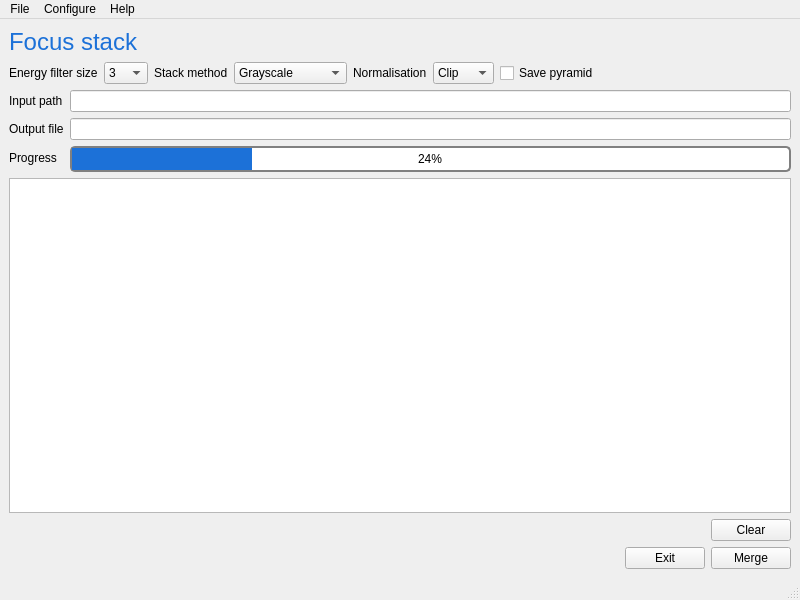
<?xml version="1.0" encoding="UTF-8"?>
<ui version="4.0">
 <class>MainWindow</class>
 <widget class="QMainWindow" name="MainWindow">
  <property name="geometry">
   <rect>
    <x>0</x>
    <y>0</y>
    <width>800</width>
    <height>600</height>
   </rect>
  </property>
  <property name="windowTitle">
   <string>Pyramid focus stacker</string>
  </property>
  <widget class="QWidget" name="centralwidget">
   <layout class="QVBoxLayout" name="verticalLayout">
    <item>
     <layout class="QHBoxLayout" name="horizontalLayout">
      <item>
       <widget class="QLabel" name="label">
        <property name="text">
         <string>&lt;html&gt;&lt;head/&gt;&lt;body&gt;&lt;p&gt;&lt;span style=&quot; font-size:18pt; color:#1c71d8;&quot;&gt;Focus stack&lt;/span&gt;&lt;/p&gt;&lt;/body&gt;&lt;/html&gt;</string>
        </property>
       </widget>
      </item>
      <item>
       <spacer name="horizontalSpacer">
        <property name="orientation">
         <enum>Qt::Horizontal</enum>
        </property>
        <property name="sizeHint" stdset="0">
         <size>
          <width>578</width>
          <height>20</height>
         </size>
        </property>
       </spacer>
      </item>
     </layout>
    </item>
    <item>
     <layout class="QHBoxLayout" name="horizontalLayout_2">
      <item>
       <widget class="QLabel" name="label_2">
        <property name="text">
         <string>Energy filter size</string>
        </property>
       </widget>
      </item>
      <item>
       <widget class="QComboBox" name="comboBox">
        <item>
         <property name="text">
          <string>3</string>
         </property>
        </item>
        <item>
         <property name="text">
          <string>5</string>
         </property>
        </item>
        <item>
         <property name="text">
          <string>7</string>
         </property>
        </item>
        <item>
         <property name="text">
          <string>9</string>
         </property>
        </item>
        <item>
         <property name="text">
          <string>11</string>
         </property>
        </item>
       </widget>
      </item>
      <item>
       <widget class="QLabel" name="label_6">
        <property name="text">
         <string>Stack method</string>
        </property>
       </widget>
      </item>
      <item>
       <widget class="QComboBox" name="comboBox_2">
        <item>
         <property name="text">
          <string>Grayscale</string>
         </property>
        </item>
        <item>
         <property name="text">
          <string>Colour channel</string>
         </property>
        </item>
       </widget>
      </item>
      <item>
       <widget class="QLabel" name="label_7">
        <property name="text">
         <string>Normalisation</string>
        </property>
       </widget>
      </item>
      <item>
       <widget class="QComboBox" name="comboBox_3">
        <item>
         <property name="text">
          <string>Clip</string>
         </property>
        </item>
        <item>
         <property name="text">
          <string>Scale</string>
         </property>
        </item>
       </widget>
      </item>
      <item>
       <widget class="QCheckBox" name="checkBox">
        <property name="text">
         <string>Save pyramid</string>
        </property>
       </widget>
      </item>
      <item>
       <spacer name="horizontalSpacer_2">
        <property name="orientation">
         <enum>Qt::Horizontal</enum>
        </property>
        <property name="sizeHint" stdset="0">
         <size>
          <width>17</width>
          <height>20</height>
         </size>
        </property>
       </spacer>
      </item>
     </layout>
    </item>
    <item>
     <layout class="QFormLayout" name="formLayout">
      <item row="0" column="0">
       <widget class="QLabel" name="label_3">
        <property name="text">
         <string>Input path</string>
        </property>
       </widget>
      </item>
      <item row="0" column="1">
       <widget class="QLineEdit" name="lineEdit"/>
      </item>
      <item row="1" column="0">
       <widget class="QLabel" name="label_4">
        <property name="text">
         <string>Output file</string>
        </property>
       </widget>
      </item>
      <item row="1" column="1">
       <widget class="QLineEdit" name="lineEdit_2"/>
      </item>
      <item row="2" column="0">
       <widget class="QLabel" name="label_5">
        <property name="text">
         <string>Progress</string>
        </property>
       </widget>
      </item>
      <item row="2" column="1">
       <widget class="QProgressBar" name="progressBar">
        <property name="styleSheet">
         <string notr="true">QProgressBar {
    border: 2px solid grey;
    border-radius: 5px;
}

QProgressBar::chunk {
    background-color: rgb(28, 113, 216);
    width: 20px;
}

QProgressBar {
    border: 2px solid grey;
    border-radius: 5px;
    text-align: center;
}</string>
        </property>
        <property name="value">
         <number>24</number>
        </property>
       </widget>
      </item>
     </layout>
    </item>
    <item>
     <widget class="QTextEdit" name="textEdit"/>
    </item>
    <item>
     <layout class="QHBoxLayout" name="horizontalLayout_4">
      <item>
       <spacer name="horizontalSpacer_3">
        <property name="orientation">
         <enum>Qt::Horizontal</enum>
        </property>
        <property name="sizeHint" stdset="0">
         <size>
          <width>588</width>
          <height>20</height>
         </size>
        </property>
       </spacer>
      </item>
      <item>
       <widget class="QPushButton" name="pushButton">
        <property name="text">
         <string>Clear</string>
        </property>
       </widget>
      </item>
     </layout>
    </item>
    <item>
     <layout class="QHBoxLayout" name="horizontalLayout_3">
      <item>
       <spacer name="horizontalSpacer_4">
        <property name="orientation">
         <enum>Qt::Horizontal</enum>
        </property>
        <property name="sizeHint" stdset="0">
         <size>
          <width>478</width>
          <height>20</height>
         </size>
        </property>
       </spacer>
      </item>
      <item>
       <widget class="QPushButton" name="pushButton_3">
        <property name="text">
         <string>Exit</string>
        </property>
       </widget>
      </item>
      <item>
       <widget class="QPushButton" name="pushButton_2">
        <property name="text">
         <string>Merge</string>
        </property>
       </widget>
      </item>
     </layout>
    </item>
   </layout>
  </widget>
  <widget class="QMenuBar" name="menubar">
   <property name="geometry">
    <rect>
     <x>0</x>
     <y>0</y>
     <width>800</width>
     <height>23</height>
    </rect>
   </property>
   <widget class="QMenu" name="menuFile">
    <property name="title">
     <string>File</string>
    </property>
    <addaction name="actionSelect_input_path"/>
    <addaction name="actionSelect_output_file"/>
    <addaction name="actionExit"/>
    <addaction name="separator"/>
   </widget>
   <widget class="QMenu" name="menuConfigure">
    <property name="title">
     <string>Configure</string>
    </property>
    <addaction name="actionRestore_default_settings"/>
   </widget>
   <widget class="QMenu" name="menuHelp">
    <property name="title">
     <string>Help</string>
    </property>
    <addaction name="actionQuickstart"/>
    <addaction name="actionAbout"/>
   </widget>
   <addaction name="menuFile"/>
   <addaction name="menuConfigure"/>
   <addaction name="menuHelp"/>
  </widget>
  <widget class="QStatusBar" name="statusbar"/>
  <action name="actionQuickstart">
   <property name="text">
    <string>Quickstart</string>
   </property>
  </action>
  <action name="actionAbout">
   <property name="text">
    <string>About</string>
   </property>
  </action>
  <action name="actionRestore_default_settings">
   <property name="text">
    <string>Restore default settings</string>
   </property>
  </action>
  <action name="actionSelect_input_path">
   <property name="text">
    <string>Select input path</string>
   </property>
  </action>
  <action name="actionSelect_output_file">
   <property name="text">
    <string>Select output file</string>
   </property>
  </action>
  <action name="actionExit">
   <property name="text">
    <string>Exit</string>
   </property>
  </action>
 </widget>
 <resources/>
 <connections>
  <connection>
   <sender>pushButton</sender>
   <signal>clicked()</signal>
   <receiver>textEdit</receiver>
   <slot>clear()</slot>
   <hints>
    <hint type="sourcelabel">
     <x>688</x>
     <y>492</y>
    </hint>
    <hint type="destinationlabel">
     <x>679</x>
     <y>403</y>
    </hint>
   </hints>
  </connection>
  <connection>
   <sender>pushButton_3</sender>
   <signal>clicked()</signal>
   <receiver>MainWindow</receiver>
   <slot>close()</slot>
   <hints>
    <hint type="sourcelabel">
     <x>589</x>
     <y>534</y>
    </hint>
    <hint type="destinationlabel">
     <x>502</x>
     <y>566</y>
    </hint>
   </hints>
  </connection>
 </connections>
</ui>
